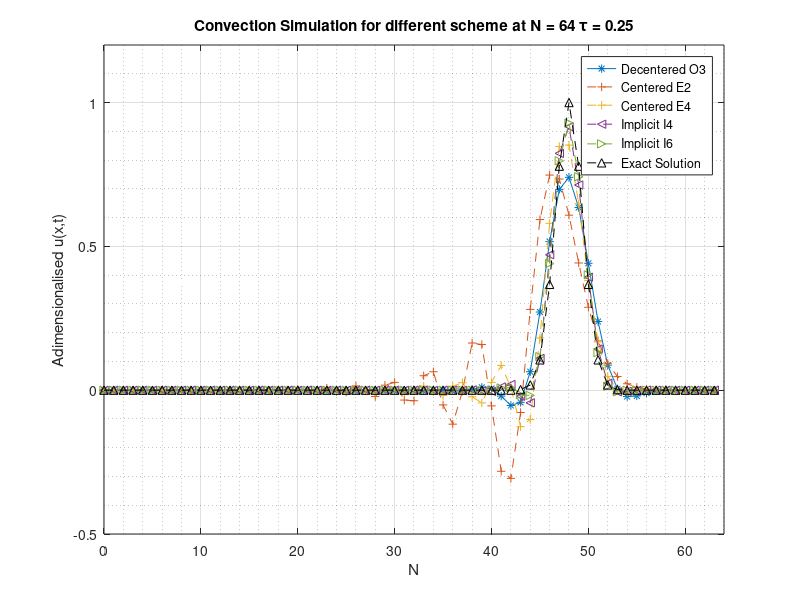

Reproduce this figure in MATLAB. (Note: this script raises an error after producing the figure.)
% Plot Area
%% 64
L = 1; 
Q = 1;
sigma = L/32;
alpha = sqrt(pi*sigma*sigma)/Q; 

E2A = load('data/E2_64_25_dataA.txt');
E2B = load('data/E2_64_25_dataB.txt');
E4A = load('data/E4_64_25_dataA.txt');
E4B = load('data/E4_64_25_dataB.txt');
S3A = load('data/S3_64_25_dataA.txt');
S3B = load('data/S3_64_25_dataB.txt');
I4A = load('data/I4_64_25_dataA.txt');
I4B = load('data/I4_64_25_dataB.txt');
I6A = load('data/I6_64_25_dataA.txt');
I6B = load('data/I6_64_25_dataB.txt');
figure;
plot(S3A(:,1),S3A(:,2)*alpha,'-*',E2A(:,1),E2A(:,2)*alpha,'--+',E4A(:,1),E4A(:,2)*alpha,'--+',I4A(:,1),I4A(:,2)*alpha,'--<',I6A(:,1),I6A(:,2)*alpha,'-->',S3A(:,1),S3A(:,3)*alpha,'black --^');
xlabel('N');
ylabel('Adimensionalised u(x,t)');
title('Convection Simulation for different scheme at N = 64 \tau = 0.25');
legend('Decentered O3','Centered E2','Centered E4','Implicit I4','Implicit I6','Exact Solution');
grid on;
grid minor;
axis([0,64,-0.5,1.2]);
%% 128
L = 1; 
Q = 1;
sigma = L/32;
alpha = sqrt(pi*sigma*sigma)/Q; 

E2A = load('data/E2_128_25_dataA.txt');
E2B = load('data/E2_128_25_dataB.txt');
E4A = load('data/E4_128_25_dataA.txt');
E4B = load('data/E4_128_25_dataB.txt');
S3A = load('data/S3_128_25_dataA.txt');
S3B = load('data/S3_128_25_dataB.txt');
I4A = load('data/I4_128_25_dataA.txt');
I4B = load('data/I4_128_25_dataB.txt');
I6A = load('data/I6_128_25_dataA.txt');
I6B = load('data/I6_128_25_dataB.txt');
figure;
plot(S3A(:,1),S3A(:,2)*alpha,'-*',E2A(:,1),E2A(:,2)*alpha,'--+',E4A(:,1),E4A(:,2)*alpha,'--+',I4A(:,1),I4A(:,2)*alpha,'--<',I6A(:,1),I6A(:,2)*alpha,'-->',S3A(:,1),S3A(:,3)*alpha,'black --^');
xlabel('N');
ylabel('Adimensionalised u(x,t)');
title('Convection Simulation for different scheme at N = 128 \tau = 0.25');
legend('Decentered O3','Centered E2','Centered E4','Implicit I4','Implicit I6','Exact Solution');
grid on;
grid minor;
axis([0,128,-0.5,1.2]);
%% 256
L = 1; 
Q = 1;
sigma = L/32;
alpha = sqrt(pi*sigma*sigma)/Q; 

E2A = load('data/E2_256_25_dataA.txt');
E2B = load('data/E2_256_25_dataB.txt');
E4A = load('data/E4_256_25_dataA.txt');
E4B = load('data/E4_256_25_dataB.txt');
S3A = load('data/S3_256_25_dataA.txt');
S3B = load('data/S3_256_25_dataB.txt');
I4A = load('data/I4_256_25_dataA.txt');
I4B = load('data/I4_256_25_dataB.txt');
I6A = load('data/I6_256_25_dataA.txt');
I6B = load('data/I6_256_25_dataB.txt');
figure;
plot(S3A(:,1),S3A(:,2)*alpha,'-*',E2A(:,1),E2A(:,2)*alpha,'--+',E4A(:,1),E4A(:,2)*alpha,'--+',I4A(:,1),I4A(:,2)*alpha,'--<',I6A(:,1),I6A(:,2)*alpha,'-->',S3A(:,1),S3A(:,3)*alpha,'black --^');
xlabel('N');
ylabel('Adimensionalised u(x,t)');
title('Convection Simulation for different scheme at N = 256 \tau = 0.25');
legend('Decentered O3','Centered E2','Centered E4','Implicit I4','Implicit I6','Exact Solution');
grid on;
grid minor;
axis([0,256,-0.5,1.2]);
%% Plot tau 25
close all;
L = 1; 
Q = 1;
sigma = L/32;
alpha = sqrt(pi*sigma*sigma)/Q; 

E2A = load('data/E2_256_25_dataA.txt');
E4A = load('data/E4_256_25_dataA.txt');
S3A = load('data/S3_256_25_dataA.txt');
I4A = load('data/I4_256_25_dataA.txt');
I6A = load('data/I6_256_25_dataA.txt');
figure;
hA = plot(S3A(:,1),S3A(:,2)*alpha,'-',E2A(:,1),E2A(:,2)*alpha,'--',E4A(:,1),E4A(:,2)*alpha,'--',S3A(:,1),S3A(:,3)*alpha,'black +');
set(hA(1),'linewidth',1);
set(hA(2),'linewidth',1);
set(hA(3),'linewidth',1);
xlabel('N');
ylabel('Adimensionalised u(x,t)');
title('Convection Simulation for different scheme at N = 256 \tau = 0.25');
legend('Decentered O3','Centered E2','Centered E4','Exact Solution');
grid on;
grid minor;
axis([0,256,-0.5,1.2]);
figure;
hB = plot(S3A(:,1),S3A(:,2)*alpha,I4A(:,1),I4A(:,2)*alpha,'--',I6A(:,1),I6A(:,2)*alpha,'--',S3A(:,1),S3A(:,3)*alpha,'black +');
set(hB(1),'linewidth',1);
set(hB(2),'linewidth',1);
set(hB(3),'linewidth',1);
xlabel('N');
ylabel('Adimensionalised u(x,t)');
title('Convection Simulation for different scheme at N = 256 \tau = 0.25');
legend('Decentered O3','Implicit I4','Implicit I6','Exact Solution');
grid on;
grid minor;
axis([0,256,-0.5,1.2]);

%% Plot tau 50
L = 1; 
Q = 1;
sigma = L/32;
alpha = sqrt(pi*sigma*sigma)/Q; 

E2A = load('data/E2_256_50_dataA.txt');
E4A = load('data/E4_256_50_dataA.txt');
S3A = load('data/S3_256_50_dataA.txt');
I4A = load('data/I4_256_50_dataA.txt');
I6A = load('data/I6_256_50_dataA.txt');
figure;
hA = plot(S3A(:,1),S3A(:,2)*alpha,'-',E2A(:,1),E2A(:,2)*alpha,'--',E4A(:,1),E4A(:,2)*alpha,'--',S3A(:,1),S3A(:,3)*alpha,'black +');
set(hA(1),'linewidth',1);
set(hA(2),'linewidth',1);
set(hA(3),'linewidth',1);
xlabel('N');
ylabel('Adimensionalised u(x,t)');
title('Convection Simulation for different scheme at N = 256 \tau = 0.50');
legend('Decentered O3','Centered E2','Centered E4','Exact Solution');
grid on;
grid minor;
axis([0,256,-0.5,1.2]);
figure;
hB = plot(S3A(:,1),S3A(:,2)*alpha,I4A(:,1),I4A(:,2)*alpha,'--',I6A(:,1),I6A(:,2)*alpha,'--',S3A(:,1),S3A(:,3)*alpha,'black +');
set(hB(1),'linewidth',1);
set(hB(2),'linewidth',1);
set(hB(3),'linewidth',1);
xlabel('N');
ylabel('Adimensionalised u(x,t)');
title('Convection Simulation for different scheme at N = 256 \tau = 0.50');
legend('Decentered O3','Implicit I4','Implicit I6','Exact Solution');
grid on;
grid minor;
axis([0,256,-0.5,1.2]);
%% Plot tau 75
L = 1; 
Q = 1;
sigma = L/32;
alpha = sqrt(pi*sigma*sigma)/Q; 

E2A = load('data/E2_256_75_dataA.txt');
E4A = load('data/E4_256_75_dataA.txt');
S3A = load('data/S3_256_75_dataA.txt');
I4A = load('data/I4_256_75_dataA.txt');
I6A = load('data/I6_256_75_dataA.txt');
figure;
hA = plot(S3A(:,1),S3A(:,2)*alpha,'-',E2A(:,1),E2A(:,2)*alpha,'--',E4A(:,1),E4A(:,2)*alpha,'--',S3A(:,1),S3A(:,3)*alpha,'black +');
set(hA(1),'linewidth',1);
set(hA(2),'linewidth',1);
set(hA(3),'linewidth',1);
xlabel('N');
ylabel('Adimensionalised u(x,t)');
title('Convection Simulation for different scheme at N = 256 \tau = 0.75');
legend('Decentered O3','Centered E2','Centered E4','Exact Solution');
grid on;
grid minor;
axis([0,256,-0.5,1.2]);
figure;
hB = plot(S3A(:,1),S3A(:,2)*alpha,I4A(:,1),I4A(:,2)*alpha,'--',I6A(:,1),I6A(:,2)*alpha,'--',S3A(:,1),S3A(:,3)*alpha,'black +');
set(hB(1),'linewidth',1);
set(hB(2),'linewidth',1);
set(hB(3),'linewidth',1);
xlabel('N');
ylabel('Adimensionalised u(x,t)');
title('Convection Simulation for different scheme at N = 256 \tau = 0.75');
legend('Decentered O3','Implicit I4','Implicit I6','Exact Solution');
grid on;
grid minor;
axis([0,256,-0.5,1.2]);
%% Plot tau 50
L = 1; 
Q = 1;
sigma = L/32;
alpha = sqrt(pi*sigma*sigma)/Q; 

E2A = load('data/E2_256_100_dataA.txt');
E4A = load('data/E4_256_100_dataA.txt');
S3A = load('data/S3_256_100_dataA.txt');
I4A = load('data/I4_256_100_dataA.txt');
I6A = load('data/I6_256_100_dataA.txt');
figure;
hA = plot(S3A(:,1),S3A(:,2)*alpha,'-',E2A(:,1),E2A(:,2)*alpha,'--',E4A(:,1),E4A(:,2)*alpha,'--',S3A(:,1),S3A(:,3)*alpha,'black +');
set(hA(1),'linewidth',1);
set(hA(2),'linewidth',1);
set(hA(3),'linewidth',1);
xlabel('N');
ylabel('Adimensionalised u(x,t)');
title('Convection Simulation for different scheme at N = 256 \tau = 1.0');
legend('Decentered O3','Centered E2','Centered E4','Exact Solution');
grid on;
grid minor;
axis([0,256,-0.5,1.2]);
figure;
hB = plot(S3A(:,1),S3A(:,2)*alpha,I4A(:,1),I4A(:,2)*alpha,'--',I6A(:,1),I6A(:,2)*alpha,'--',S3A(:,1),S3A(:,3)*alpha,'black +');
set(hB(1),'linewidth',1);
set(hB(2),'linewidth',1);
set(hB(3),'linewidth',1);
xlabel('N');
ylabel('Adimensionalised u(x,t)');
title('Convection Simulation for different scheme at N = 256 \tau = 1.0');
legend('Decentered O3','Implicit I4','Implicit I6','Exact Solution');
grid on;
grid minor;
axis([0,256,-0.5,1.2]);
%% Plot diff 25
L = 1; 
Q = 1;
sigma = L/32;
alpha = sqrt(pi*sigma*sigma)/Q; 

E2A = load('data/E2_128_25_diff_dataA.txt');
E4A = load('data/E4_128_25_diff_dataA.txt');
S3A = load('data/S3_128_25_diff_dataA.txt');
figure;
hA = plot(S3A(:,1),S3A(:,2)*alpha,'-',E2A(:,1),E2A(:,2)*alpha,'--',E4A(:,1),E4A(:,2)*alpha,'--',S3A(:,1),S3A(:,3)*alpha,'black +');
set(hA(1),'linewidth',1);
set(hA(2),'linewidth',1);
set(hA(3),'linewidth',1);
xlabel('N');
ylabel('Adimensionalised u(x,t)');
title('Conv-Diff Simulation for different scheme at N = 128 \tau = 0.25');
legend('Decentered O3','Centered E2','Centered E4','Exact Solution');
grid on;
grid minor;
axis([0,128,-0.5,1.2]);
% figure;
% hB = plot(S3A(:,1),S3A(:,2)*alpha,I4A(:,1),I4A(:,2)*alpha,'-+',I6A(:,1),I6A(:,2)*alpha,'--',S3A(:,1),S3A(:,3)*alpha,'black +');
% set(hB(1),'linewidth',1);
% set(hB(2),'linewidth',1);
% set(hB(3),'linewidth',1);
% xlabel('N');
% ylabel('Adimensionalised u(x,t)');
% title('Convection Simulation for different scheme at N = 256 \tau = 1.0');
% legend('Decentered O3','Implicit I4','Implicit I6','Exact Solution');
% grid on;
% grid minor;
% axis([0,128,-0.5,1.2]);
%% Plot diff 50
L = 1; 
Q = 1;
sigma = L/32;
alpha = sqrt(pi*sigma*sigma)/Q; 

E2A = load('data/E2_128_50_diff_dataA.txt');
E4A = load('data/E4_128_50_diff_dataA.txt');
S3A = load('data/S3_128_50_diff_dataA.txt');
figure;
hA = plot(S3A(:,1),S3A(:,2)*alpha,'-',E2A(:,1),E2A(:,2)*alpha,'--',E4A(:,1),E4A(:,2)*alpha,'--',S3A(:,1),S3A(:,3)*alpha,'black +');
set(hA(1),'linewidth',1);
set(hA(2),'linewidth',1);
set(hA(3),'linewidth',1);
xlabel('N');
ylabel('Adimensionalised u(x,t)');
title('Conv-Diff Simulation for different scheme at N = 128 \tau = 0.5');
legend('Decentered O3','Centered E2','Centered E4','Exact Solution');
grid on;
grid minor;
axis([0,128,-0.5,1.2]);
%% Plot diff 75
L = 1; 
Q = 1;
sigma = L/32;
alpha = sqrt(pi*sigma*sigma)/Q; 

E2A = load('data/E2_128_75_diff_dataA.txt');
E4A = load('data/E4_128_75_diff_dataA.txt');
S3A = load('data/S3_128_75_diff_dataA.txt');
figure;
hA = plot(S3A(:,1),S3A(:,2)*alpha,'-',E2A(:,1),E2A(:,2)*alpha,'--',E4A(:,1),E4A(:,2)*alpha,'--',S3A(:,1),S3A(:,3)*alpha,'black +');
set(hA(1),'linewidth',1);
set(hA(2),'linewidth',1);
set(hA(3),'linewidth',1);
xlabel('N');
ylabel('Adimensionalised u(x,t)');
title('Conv-Diff Simulation for different scheme at N = 128 \tau = 0.75');
legend('Decentered O3','Centered E2','Centered E4','Exact Solution');
grid on;
grid minor;
axis([0,128,-0.5,1.2]);
%% Plot diff 100
L = 1; 
Q = 1;
sigma = L/32;
alpha = sqrt(pi*sigma*sigma)/Q; 

E2A = load('data/E2_128_100_diff_dataA.txt');
E4A = load('data/E4_128_100_diff_dataA.txt');
S3A = load('data/S3_128_100_diff_dataA.txt');
I4A = load('data/I4_128_100_diff_dataA.txt');
I6A = load('data/I6_128_100_diff_dataA.txt');
figure;
hA = plot(S3A(:,1),S3A(:,2)*alpha,'-',E2A(:,1),E2A(:,2)*alpha,'--',E4A(:,1),E4A(:,2)*alpha,'--',S3A(:,1),S3A(:,3)*alpha,'black +');
set(hA(1),'linewidth',1);
set(hA(2),'linewidth',1);
set(hA(3),'linewidth',1);
xlabel('N');
ylabel('Adimensionalised u(x,t)');
title('Conv-Diff Simulation for different scheme at N = 128 \tau = 1.0');
legend('Decentered O3','Centered E2','Centered E4','Exact Solution');
grid on;
grid minor;
axis([0,128,-0.5,1.2]);

%% Error evolution Convection

E2B = load('data/E2_256_100_dataB.txt');
S3B = load('data/S3_256_100_dataB.txt');
E4B = load('data/E4_256_100_dataB.txt');
I4B = load('data/I4_256_100_dataB.txt');
I6B = load('data/I6_256_100_dataB.txt');
Ntime = length(S3B(:,1));
figure;
H1 = plot(S3B(:,1)/Ntime,S3B(:,2),'--',E2B(:,1)/Ntime,E2B(:,2),'--',E4B(:,1)/Ntime,E4B(:,2),'--',S3B(:,1)/Ntime,I4B(:,2),'--',S3B(:,1)/Ntime,I6B(:,2),'--');
set(H1(1),'linewidth',1);
legend('Decentered O3','Centered E2','Centered E4','Implicit I4','Implicit I6');
title('Global Diagnostic Q^n_h  N = 256');
xlabel('\tau');
ylabel('$$\frac{Q^n_h}{Q}$$','Interpreter','latex');
grid on;
grid minor;
figure;
H2 = plot(S3B(:,1)/Ntime,S3B(:,3)/S3B(1,3),'--',E2B(:,1)/Ntime,E2B(:,3)/E2B(1,3),'--',E4B(:,1)/Ntime,E4B(:,3)/E4B(1,3),'--',S3B(:,1)/Ntime,I4B(:,3)/I4B(1,3),'--',S3B(:,1)/Ntime,I6B(:,3)/I6B(1,3),'--');
set(H2(1),'linewidth',1);
legend('Decentered O3','Centered E2','Centered E4','Implicit I4','Implicit I6');
title('Global Diagnostic E^n_h  N = 256');
xlabel('\tau');
ylabel('$$\frac{E^n_h}{E(0)}$$','Interpreter','LaTex');
grid on;
grid minor;
figure;
H3 = plot(S3B(:,1)/Ntime,S3B(:,4)/sqrt(S3B(1,3)),'--',E2B(:,1)/Ntime,E2B(:,4)/sqrt(E2B(1,3)),'--',E4B(:,1)/Ntime,E4B(:,4)/sqrt(E4B(1,3)),'--',S3B(:,1)/Ntime,I4B(:,4)/sqrt(I4B(1,3)),'--',S3B(:,1)/Ntime,I6B(:,4)/sqrt(I6B(1,3)),'--');
set(H3(1),'linewidth',1);
legend('Decentered O3','Centered E2','Centered E4','Implicit I4','Implicit I6');
title('Global Diagnostic R^n_h  N = 256');
xlabel('\tau');
ylabel('$$\frac{R^n_h}{\sqrt{E(0)}}$$','Interpreter','LaTex');
grid on;
grid minor;
figure;
H4 = loglog(S3B(:,1)/Ntime,S3B(:,4)/sqrt(S3B(1,3)),'--',E2B(:,1)/Ntime,E2B(:,4)/sqrt(E2B(1,3)),'--',E4B(:,1)/Ntime,E4B(:,4)/sqrt(E4B(1,3)),'--',S3B(:,1)/Ntime,I4B(:,4)/sqrt(I4B(1,3)),'--',S3B(:,1)/Ntime,I6B(:,4)/sqrt(I6B(1,3)),'--');
set(H4(1),'linewidth',1);
legend('Decentered O3','Centered E2','Centered E4','Implicit I4','Implicit I6');
title('Global Diagnostic R^n_h  N = 256');
xlabel('\tau');
ylabel('$$\frac{R^n_h}{\sqrt{E(0)}}$$','Interpreter','LaTex');
grid on;
grid minor;
%% Error diag diff and conv
Ntime = length(S3B(:,1));
E2B = load('data/E2_128_100_diff_dataB.txt');
S3B = load('data/S3_128_100_diff_dataB.txt');
E4B = load('data/E4_128_100_diff_dataB.txt');
figure;
H1 = plot(S3B(:,1)/Ntime,S3B(:,2),'--',E2B(:,1)/Ntime,E2B(:,2),'--',E4B(:,1)/Ntime,E4B(:,2),'--');
set(H1(1),'linewidth',1);
legend('Decentered O3','Centered E2','Centered E4');
title('Global Diagnostic Q^n_h  N = 128');
xlabel('\tau');
ylabel('$$\frac{Q^n_h}{Q}$$','Interpreter','latex');
grid on;
grid minor;
figure;
H2 = plot(S3B(:,1)/Ntime,S3B(:,3)/S3B(1,3),'--',E2B(:,1)/Ntime,E2B(:,3)/E2B(1,3),'--',E4B(:,1)/Ntime,E4B(:,3)/E4B(1,3),'--');
set(H2(1),'linewidth',1);
legend('Decentered O3','Centered E2','Centered E4');
title('Global Diagnostic E^n_h  N = 128');
xlabel('\tau');
ylabel('$$\frac{E^n_h}{E(0)}$$','Interpreter','LaTex');
grid on;
grid minor;
figure;
H3 = plot(S3B(:,1)/Ntime,S3B(:,4)/sqrt(S3B(1,3)),'--',E2B(:,1)/Ntime,E2B(:,4)/sqrt(E2B(1,3)),'--',E4B(:,1)/Ntime,E4B(:,4)/sqrt(E4B(1,3)),'--');
set(H3(1),'linewidth',1);
legend('Decentered O3','Centered E2','Centered E4');
title('Global Diagnostic R^n_h  N = 128');
xlabel('\tau');
ylabel('$$\frac{R^n_h}{\sqrt{E(0)}}$$','Interpreter','LaTex');
grid on;
grid minor;
figure;
H4 = loglog(S3B(:,1)/Ntime,S3B(:,4)/sqrt(S3B(1,3)),'--',E2B(:,1)/Ntime,E2B(:,4)/sqrt(E2B(1,3)),'--',E4B(:,1)/Ntime,E4B(:,4)/sqrt(E4B(1,3)),'--');
set(H4(1),'linewidth',1);
legend('Decentered O3','Centered E2','Centered E4');
title('Global Diagnostic R^n_h  N = 128');
xlabel('\tau');
ylabel('$$\frac{R^n_h}{\sqrt{E(0)}}$$','Interpreter','LaTex');
grid on;
grid minor;
%% Comparison
L = 1; 
Q = 1;
sigma = L/32;
alpha = sqrt(pi*sigma*sigma)/Q; 

S3A1 = load('data/S3_128_75_diff_dataA.txt');
S3A2 = load('data/S3_128_75_dataA.txt');
figure;
plot(S3A1(:,1),S3A1(:,2)*alpha,S3A2(:,1),S3A2(:,2)*alpha);
legend('Convection','Convection and Diffusion');
title('Comparison between Conv and Conv-Diff N = 128 \tau = 0.75');
xlabel('N');
ylabel('$$\frac{U \sqrt{\pi \sigma^2} }{Q}$$','Interpreter','LaTex');
grid on;
grid minor;

S3B1 = load('data/S3_128_75_diff_dataB.txt');
S3B2 = load('data/S3_128_75_dataB.txt');
figure;
plot(S3B1(:,1),S3B1(:,2),S3B2(:,1),S3B2(:,2));
legend('Convection','Convection and Diffusion');
title('Global Diagnostic Q^n_h  N = 128');
xlabel('\tau');
ylabel('$$\frac{Q^n_h}{Q(0)}$$','Interpreter','LaTex');
grid on;
grid minor;
figure;
plot(S3B1(:,1),S3B1(:,3)/S3B1(1,3),S3B2(:,1),S3B2(:,3)/S3B2(1,3));
legend('Convection','Convection and Diffusion');
title('Global Diagnostic E^n_h  N = 128');
xlabel('\tau');
ylabel('$$\frac{E^n_h}{E(0)}$$','Interpreter','LaTex');
grid on;
grid minor;
figure;
plot(S3B1(:,1),S3B1(:,4)/sqrt(S3B1(1,3)),S3B2(:,1),S3B2(:,4)/sqrt(S3B2(1,3)));
legend('Convection','Convection and Diffusion');
title('Global Diagnostic R^n_h  N = 128');
xlabel('\tau');
ylabel('$$\frac{R^n_h}{\sqrt{E(0)}}$$','Interpreter','LaTex');
grid on;
grid minor;
%% GNAA HAN ! 
S3B064 = load('data/S3_64_100_dataB.txt');
S3B128 = load('data/S3_128_100_dataB.txt');
S3B256 = load('data/S3_256_100_dataB.txt');
E2B064 = load('data/E2_64_100_dataB.txt');
E2B128 = load('data/E2_128_100_dataB.txt');
E2B256 = load('data/E2_256_100_dataB.txt');
E4B064 = load('data/E4_64_100_dataB.txt');
E4B128 = load('data/E4_128_100_dataB.txt');
E4B256 = load('data/E4_256_100_dataB.txt');
I4B064 = load('data/I4_64_100_dataB.txt');
I4B128 = load('data/I4_128_100_dataB.txt');
I4B256 = load('data/I4_256_100_dataB.txt');
I6B064 = load('data/I6_64_100_dataB.txt');
I6B128 = load('data/I6_128_100_dataB.txt');
I6B256 = load('data/I6_256_100_dataB.txt');

XARNH =  [1/2 1/4 1/8];
S3RNH = [S3B064(length(S3B064),4)/sqrt(S3B064(1,3)),S3B128(length(S3B128),4)/sqrt(S3B128(1,3)),S3B256(length(S3B256),4)/sqrt(S3B256(1,3))];
E2RNH = [E2B064(length(E2B064),4)/sqrt(E2B064(1,3)),E2B128(length(E2B128),4)/sqrt(E2B128(1,3)),E2B256(length(E2B256),4)/sqrt(E2B256(1,3))];
E4RNH = [E4B064(length(E4B064),4)/sqrt(E4B064(1,3)),E4B128(length(E4B128),4)/sqrt(E4B128(1,3)),E4B256(length(E4B256),4)/sqrt(E4B256(1,3))];
I4RNH = [I4B064(length(I4B064),4)/sqrt(I4B064(1,3)),I4B128(length(I4B128),4)/sqrt(I4B128(1,3)),I4B256(length(I4B256),4)/sqrt(I4B256(1,3))];
I6RNH = [I6B064(length(I6B064),4)/sqrt(I6B064(1,3)),I6B128(length(I6B128),4)/sqrt(I6B128(1,3)),I6B256(length(I6B256),4)/sqrt(I6B256(1,3))];
loglog(XARNH,S3RNH,XARNH,E2RNH,XARNH,E4RNH,XARNH,I4RNH,XARNH,I6RNH);
legend('Decentered O3','Centered E2','Centered E4','Implicit I4','Implicit I6');
xlabel('$$\frac{h}{\sigma}$$','Interpreter','LaTex');
ylabel('Rnh');
title('Global Error at \tau = 1.0');
grid on;
grid minor;